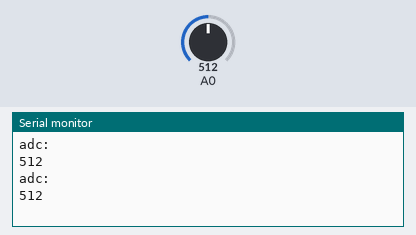
This sketch was run on a simulated Arduino Uno, built with avr-gcc and run on an emulated ATmega328P. Shown: the last lines printed to the serial monitor. The test bench sets the inputs (shaded band); at power-on: A0 = 512.

Above: at 2.7 s.
2.8 s: A0 set to 716
At 3.4 s:
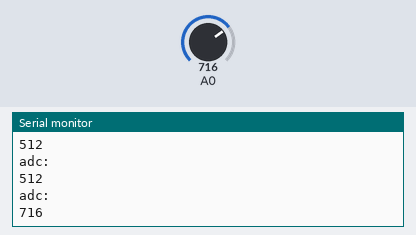
6.9 s: A0 set to 900
At 7.5 s:
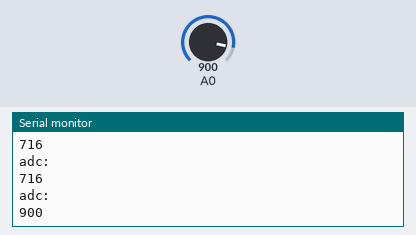
Timing chart, 0 to 9.9 s (numbered marks = the images above; inputs shaded):
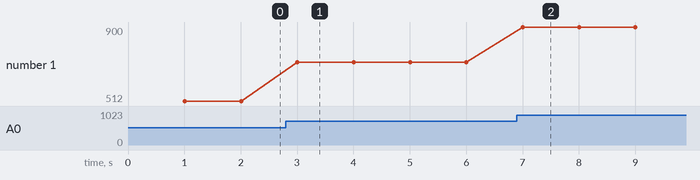

The sketch:

req1.ino
```cpp
void adc_init()
{
  // AREF = AVcc
  ADMUX = (1<<REFS0);
  // ADC Enable and prescaler of 128
  // 16000000/128 = 125000
  ADCSRA = (1<<ADEN)|(1<<ADPS2)|(1<<ADPS1)|(1<<ADPS0);
}

void timer2_init(){
  // set up timer with no prescaling
  TCCR2B |= (1 << CS20) | (1 << CS21) | (1 << CS22);

  // initialize counter
  TCNT2 = 0;
  // enable overflow INT
  TIMSK2 |= (1 << TOIE2);

  sei();
}

uint16_t adc_read(uint8_t ch)
{
  // select the corresponding channel 0~5
  // ANDing with ’7′ will always keep the value
  // of ‘ch’ between 0 and 5
  ch &= 0b00000111;// AND operation with 7
  ADMUX = (ADMUX & 0xF8)|ch; // clears the bottom 3 bits before ORing

  // start single conversion
  // write ’1′ to ADSC
  ADCSRA |= (1<<ADSC);

  // wait for conversion to complete
  // ADSC becomes ’0′ again
  // till then, run loop continuously
  while(ADCSRA & (1<<ADSC));

  return (ADC);
}

uint8_t read_adc_plz = 0;
uint8_t num_overflows = 0;
ISR(TIMER2_OVF_vect)
{
  //Serial.println("OVERFLOW");
  num_overflows += 1;
  if (num_overflows >= 61)
  {
    read_adc_plz = 1;
    num_overflows = 0;
  }
}

int main()
{
  Serial.begin(9600);


  uint16_t adc_result0;


  // initialize adc
  adc_init();

  // init timer
  timer2_init();

  while(1)
  {
    if (read_adc_plz == 1) {
      // TO BE PRECISE LOL (:
      if (TCNT2 < 9) continue;

      Serial.println("adc: ");
      adc_result0 = adc_read(0);// read adc value at PC0
      // condition for led to turn on or off
      Serial.println(adc_result0);
      read_adc_plz = 0;
    }

    //Serial.println("FLUSH");
    Serial.flush();
  }

  return 0;
}
```

Measured:
- after the input at 2.8 s, the serial monitor: prints a new line after 0.21 s (image 1)
- after the input at 6.9 s, the serial monitor: prints a new line after 0.10 s (image 2)
- plotted number 1: 512 → 716 after the input at 2.8 s, 716 → 900 after the input at 6.9 s
